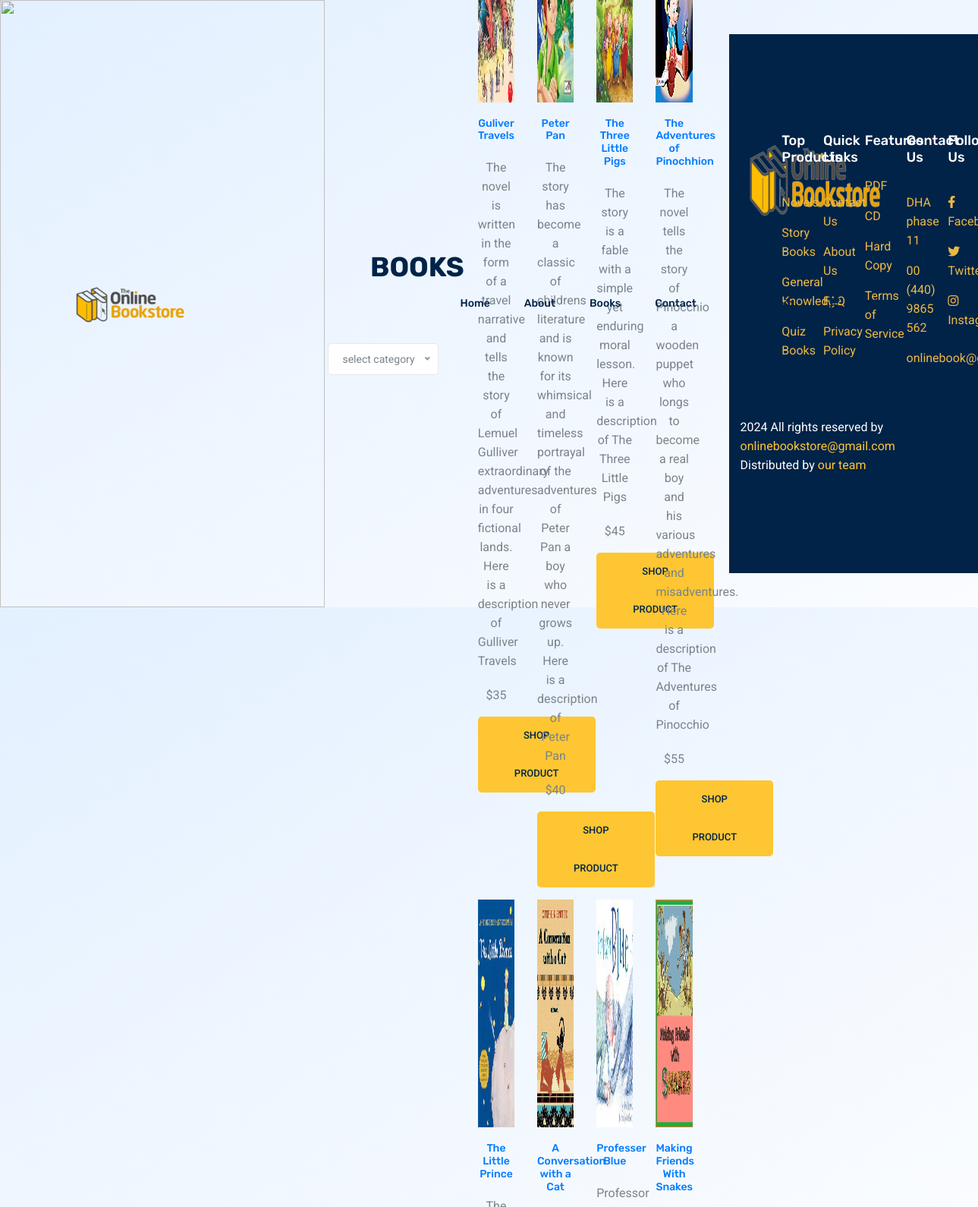
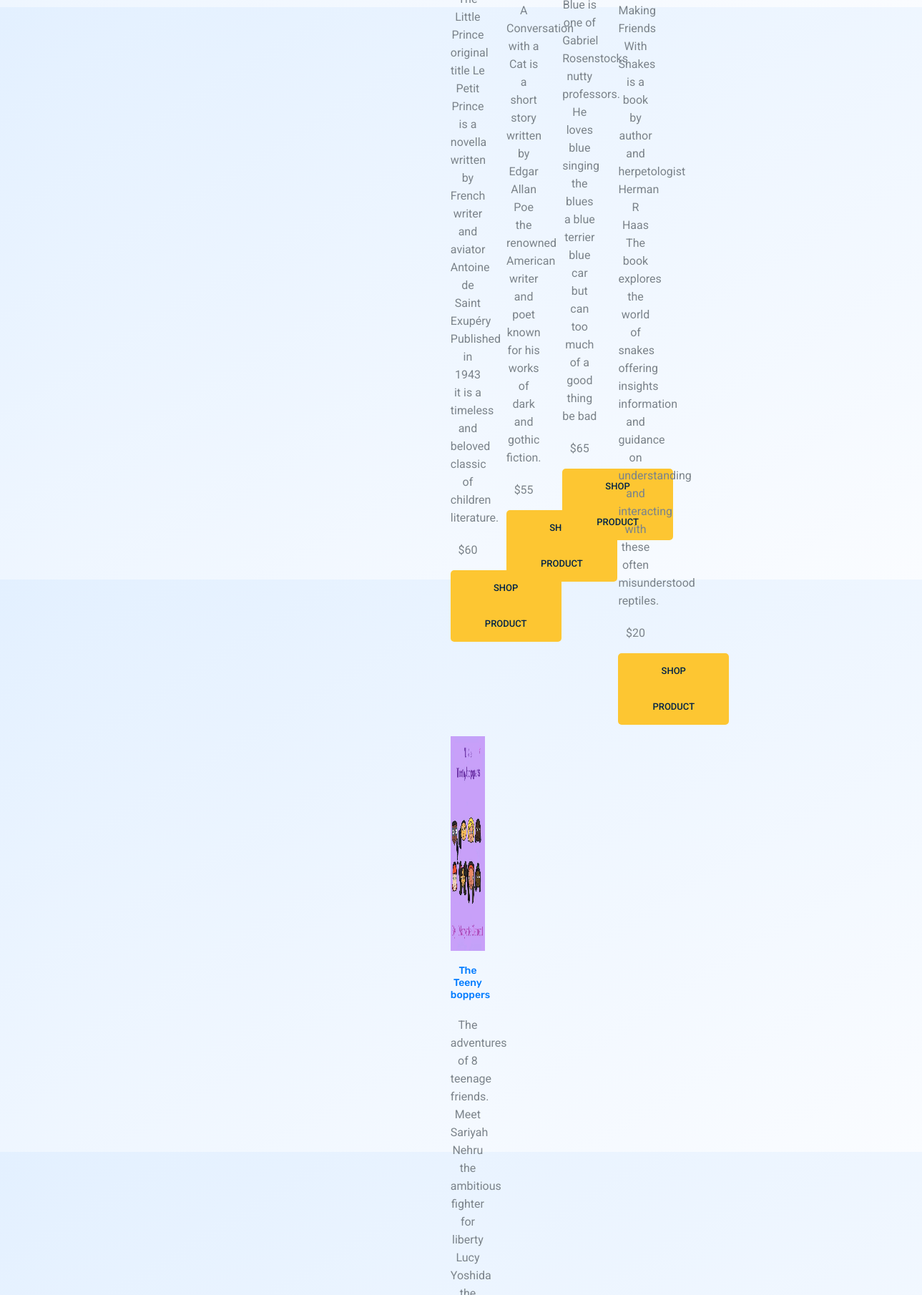
The page /books.php (upper part) on the database its author committed (2 pictures, top to bottom).
### books.php (the view, shortened to what this page needs)
<?php
include('config.php');
include('header2.php');
?>
<!DOCTYPE html>
<html lang="en">
<head>
  <link rel="stylesheet" href="css/bootstrap.css" />
  <link rel="stylesheet" href="css/flaticon.css" />
  <link rel="stylesheet" href="css/themify-icons.css" />
  <link rel="stylesheet" href="vendors/owl-carousel/owl.carousel.min.css" />
  <link rel="stylesheet" href="vendors/nice-select/css/nice-select.css" />
  <link rel="stylesheet" href="css/style.css" />
</head>
<body>
  <div class="popular_courses section_gap_top">
    <div class="container">
      <div class="row justify-content-center">
        <div class="col-lg-5">
          <div class="main_title">
            <h2 class="mb-3">BOOKS</h2>
          </div>
        </div>
      </div>
    </div>
  </div>
  <?php
  $result = mysqli_query($connection, 'SELECT * from `add-books` as b inner join `books_categorey` as c on b.category = c.cid');
  if (mysqli_num_rows($result) > 0) {
  ?>
    <section class="ftco-menu mb-5 pb-5">
      <div class="container">
        <div class="row d-md-flex">
          <div class="col-lg-12 ftco-animate p-md-5">
            <div class="row">
              <div class="col-md-12 d-flex align-items-center">
                <div class="tab-content ftco-animate" id="v-pills-tabContent">
                  <div class="tab-pane fade show active" id="v-pills-2" role="tabpanel" aria-labelledby="v-pills-2-tab">
                    <div class="row" id="cat">
                      <?php
                      while ($data = mysqli_fetch_assoc($result)) {
                      ?>
                        <div class="col-sm-6 col-md-4 col-lg-3 text-center">
                          <div class="menu-wrap">
                            <img src="<?php echo 'adminpanel/books-images/' . $data['book_img'] ?>" height="300px" width="100%" alt="">
                            <div class="text">
                              <h6 style="margin-top:20px"><a href="#">
                                  <?php echo $data['book_title'] ?>
                                </a></h6>
                              <p style="margin-top:20px">
                                <?php echo $data['book_discription'] ?>
                              </p>
                              <p class="price" style="margin-top:20px"><span>
                                  <?php echo $data['book_price'] ?>
                                </span></p>
                              <p><a href="product-single.php?id=<?php echo $data['book_id'] ?>" class="primary-btn">Shop Product</a>
                              </p>
                            </div>
                          </div>
                        </div>
                    <?php
                      }
                    }
                    ?>
                    </div>
                  </div>
                </div>
              </div>
            </div>
          </div>
        </div>
      </div>
    </section>
    <?php
    include('footer.php');
    ?>
</body>
</html>

### css/book.css (style rules this page uses)
body { margin: 0; padding: 0; background: linear-gradient(to bottom right, #E3F0FF, #FAFCFF); height: 100vh; display: flex; justify-content: center; align-items: center; }

### rows shown on the page
add-books: book_img (picture), book_title "Guliver Travels", book_discription "The novel is written in the form of a travel narrative and tells the story of Lemuel Gulliver extraordinary adventures in four fictional lands. Here is a description of Gulliver Travels", book_price "$35"
add-books: book_img (picture), book_title "Peter Pan", book_discription "The story has become a classic of childrens literature and is known for its whimsical and timeless portrayal of the adventures of Peter Pan a boy who never grows up. Here is a description of Peter Pan", book_price "$40"
add-books: book_img (picture), book_title "The Three Little Pigs", book_discription "The story is a fable with a simple yet enduring moral lesson. Here is a description of The Three Little Pigs", book_price "$45"
add-books: book_img (picture), book_title "The Adventures of Pinochhion", book_discription "The novel tells the story of Pinocchio a wooden puppet who longs to become a real boy and his various adventures and misadventures. Here is a description of The Adventures of Pinocchio", book_price "$55"
add-books: book_img (picture), book_title "The Little Prince", book_discription "The Little Prince original title Le Petit Prince is a novella written by French writer and aviator Antoine de Saint Exupéry Published in 1943 it is a timeless and beloved classic of children literature.", book_price "$60"
add-books: book_img (picture), book_title "A Conversation with a Cat", book_discription "A Conversation with a Cat is a short story written by Edgar Allan Poe the renowned American writer and poet known for his works of dark and gothic fiction.", book_price "$55"
add-books: book_img (picture), book_title "Professer Blue", book_discription "Professor Blue is one of Gabriel Rosenstocks nutty professors. He loves blue singing the blues a blue terrier blue car but can too much of a good thing be bad", book_price "$65"
add-books: book_img (picture), book_title "Making Friends With Snakes", book_discription "Making Friends With Snakes is a book by author and herpetologist Herman R Haas The book explores the world of snakes offering insights information and guidance on understanding and interacting with these often misunderstood reptiles.", book_price "$20"
add-books: book_img (picture), book_title "The Teeny boppers"
